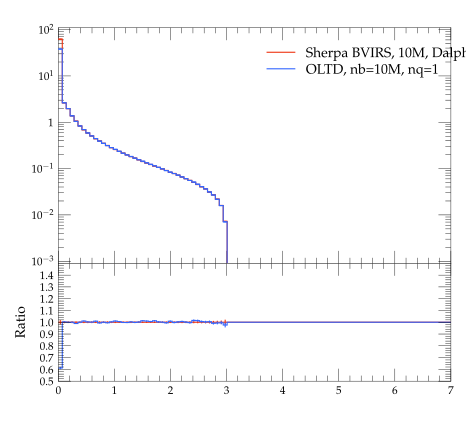

Generate this figure with Python:
#! /usr/bin/env python

# This Python script was auto-generated using YODA v2.0.0.
# Analysis object: /evtb/cutEg_jg_pt
# Timestamp: 15-04-2024 (14:39:54)

import matplotlib as mpl
import matplotlib.pyplot as plt
mpl.use('Agg') # comment out for interactive use
import os
import numpy as np

plotDir = os.path.split(os.path.realpath(__file__))[0]
if 'YODA_USER_PLOT_PATH' in globals():
    plot_outdir = globals()['YODA_USER_PLOT_PATH']
else:
    plot_outdir = plotDir

#plot style
plt.style.use(os.path.join(plotDir, '../default.mplstyle'))
# plot metadata
figW, figH = plt.rcParams['figure.figsize']
ax_xLabel = r''
ax_yLabel = r''
ax_title  = r''
ax_xScale = 'linear'
ax_yScale = 'log'
xLims = (0.0, 7.0)
yLims = (0.0009000000000000001, 110.00000000000001)

# TeX-friendly labels for the legend
labels = [ r"Sherpa BVIRS, 10M, Dalpha=0.01", r"OLTD, nb=10M, nq=1" ]

# Create figure and axis objects
fig, (ax, ratio0_ax) = plt.subplots(2, 1, sharex=True,
                  figsize=(figW,figH), gridspec_kw={'height_ratios': (2, 1)})
ratio0_ax.yaxis.set_major_locator(mpl.ticker.MultipleLocator(0.1))
ratio0_ax.set_ylim(0.5, 1.4999)
ratio0_ax.set_ylabel('Ratio')

# LineColor map: curve index -> color
linecolors = {0: '#EE3311', 1: '#3366FF'}
# the numerical data is stored in a separate file
dataf = dict()
prefix = os.path.split(__file__)[0]
if prefix:    prefix = prefix + '/'
exec(open(prefix+'cutEg_jg_pt__data.py').read(), dataf)


legend_handles = [] # keep track of handles for the legend

# style options for curves
# starts at zorder>=5 to draw curve on top of legend
styles = {
  'curve0': {
    'color' : linecolors[0],
    'linestyle' : '-',
    'marker' : 'o',
    'zorder' : 5,
    'histstyle' : True,
  },
  'curve1': {
    'color' : linecolors[1],
    'linestyle' : '-',
    'marker' : 'o',
    'zorder' : 6,
    'histstyle' : True,
  },
}
# curve from input yoda files in main panel
for label in dataf['yvals'].keys():
    if all(np.isnan(v) for v in dataf['yvals'][label]):
        continue
    tmp = None
    if styles[label]['histstyle']: # draw as histogram
        tmp, = ax.plot(dataf['xedges'], dataf['yedges'][label],
                       color=styles[label]['color'],
                       linestyle=styles[label]['linestyle'],
                       drawstyle='steps-pre', solid_joinstyle='miter',
                       zorder=styles[label]['zorder'], label=label)
        ax.errorbar(dataf['xpoints'], dataf['yvals'][label], color=styles[label]['color'],
                    xerr=dataf['xerrs'], yerr=[dataf['ydowns'][label], dataf['yups'][label]],
                    linestyle='none', zorder=styles[label]['zorder'])
    else: # draw as scatter
        tmp = ax.errorbar(dataf['xpoints'], dataf['yvals'][label],
                          xerr=dataf['xerrs'],
                          yerr=[ dataf['ydowns'][label],
                          dataf['yups'][label] ],
                          fmt=styles[label]['marker'],
                          ecolor=styles[label]['color'],
                          color=styles[label]['color'], zorder=2)
        tmp[-1][0].set_linestyle(styles[label]['linestyle'])
    legend_handles += [tmp]
    for varLabel in dataf['variation_yvals'].keys():
        if varLabel.startswith(label):
            tmp, = ax.plot(dataf['xedges'], dataf['variation_yvals'][varLabel],
                           color=styles[label]['color'],
                           linestyle=styles[label]['linestyle'],
                           drawstyle='steps-pre', solid_joinstyle='miter',
                           zorder=styles[label]['zorder'], alpha=0.5)


# plots on ratio panel
# curve from input yoda files in ratio panel
for label, yvals in dataf['ratio0_yvals'].items():
    if all(np.isnan(v) for v in yvals):
        continue
    if styles[label]['histstyle']: # plot as histogram
        ratio0_ax.plot(dataf['xedges'], yvals,
                       color=styles[label]['color'],
                       linestyle=styles[label]['linestyle'],
                       drawstyle='steps-pre', zorder=1,
                       solid_joinstyle='miter')
        ratio0_ax.vlines(dataf['xpoints'],
                         dataf['ratio0_ymin'][label],
                         dataf['ratio0_ymax'][label],
                         color=styles[label]['color'], zorder=1)
    else: # plot as scatter
        tmp = ratio0_ax.errorbar(dataf['xpoints'],
                                 yvals, xerr=dataf['xerrs'],
                                 yerr=dataf['ratio0_yerrs'][label],
                                 fmt=styles[label]['marker'],
                                 ecolor=styles[label]['color'],
                                 color=styles[label]['color'])
        tmp[-1][0].set_linestyle(styles[label]['linestyle'])

    for varlabel in dataf['ratio0_variation_vals'].keys():
        if varlabel.startswith(label):
            ratio0_ax.plot(dataf['xedges'],
                            dataf['ratio0_variation_vals'][varlabel],
                            color=styles[label]['color'],
                            linestyle=styles[label]['linestyle'],
                            drawstyle='steps-pre', solid_joinstyle='miter',
                            zorder=1, alpha=0.5)

legend_pos = (0.5, 0.97)
ax.legend(legend_handles, labels, loc='upper left', bbox_to_anchor=legend_pos)

# set plot metadata as defined above
ratio0_ax.set_xlabel(ax_xLabel)
ratio0_ax.xaxis.set_label_coords(1., -.15)
ax.set_ylabel(ax_yLabel, loc='top')
ax.set_title(ax_title, loc='left')
ax.set_xscale(ax_xScale)
ax.set_yscale(ax_yScale)
ax.set_xlim(xLims)
ax.set_ylim(yLims)

# tick formatting
plt.rcParams['xtick.top'] = True
plt.rcParams['ytick.right'] = True
ax.yaxis.set_major_locator(mpl.ticker.LogLocator(base=10.0, numticks=np.inf))
ax.yaxis.set_minor_locator(mpl.ticker.LogLocator(
                           base=10.0, subs=np.arange(0.1, 1, 0.1), numticks=np.inf))
fig.align_ylabels((ax, ratio0_ax))
plt.savefig(os.path.join(plot_outdir, 'cutEg_jg_pt.pdf'), format='PDF')
plt.savefig(os.path.join(plot_outdir, 'cutEg_jg_pt.png'), format='PNG')

plt.close(fig)
